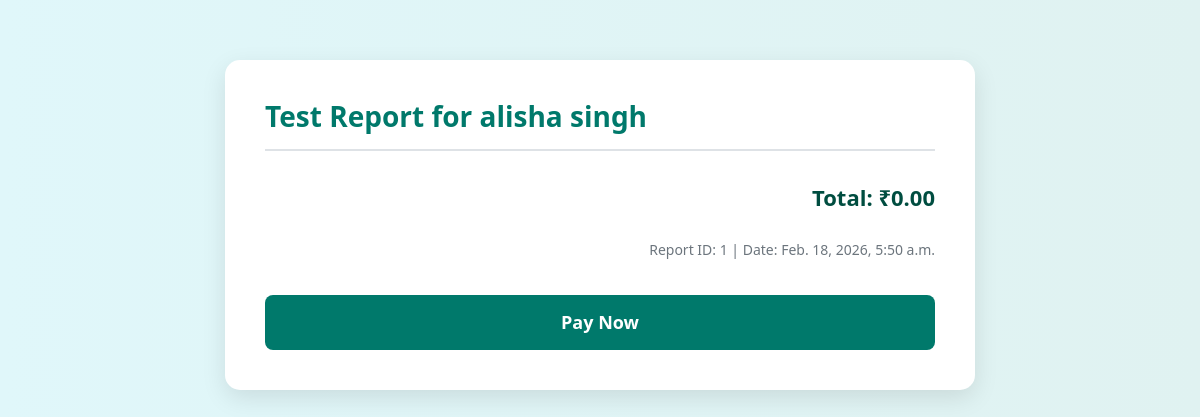
The app's page /patient/test_report (signed in) with its own data.
### Patient/models.py (models this page shows, shortened)
class PatientTestReport(models.Model):
    report_id = models.AutoField (primary_key=True)
    patient = models. ForeignKey (Register_Master, on_delete=models.CASCADE)
    tests = models. ManyToManyField (Laboratory_test)
    total_price = models. DecimalField(max_digits=10, decimal_places=2)
    created_at = models.DateTimeField (auto_now_add=True)

### REGISTER/models.py (models this page shows, shortened)
class Register_Master(models.Model):
    Reg_id=models.AutoField(primary_key=True)
    Name=models.CharField(max_length=30)
    Email=models.CharField(max_length=30,unique=True)
    Mobile=models.CharField(max_length=30)
    Password=models.CharField(max_length=40)
    Dob=models.DateField()
    Gender=models.CharField(max_length=10)
    Address=models.CharField(max_length=100)
    Role_name=models.CharField(max_length=30)
    created_at = models.DateTimeField(default=timezone.now)

### Patient/views.py (the view)
# urls.py: path('test_report',views.test_report,name="test_report")
def test_report(request):
    report_id = request.session.get("last_report_id")
    report = PatientTestReport.objects.get(pk=report_id)
    return render (request, "test_report.html", {
    "report": report,
    "tests": report.tests.all(),
    "total_price": report.total_price
})

### Patient/templates/test_report.html (shortened to what this page needs)
<!DOCTYPE html>
<html lang="en">
<head>
    <link href="https://cdn.jsdelivr.net/npm/bootstrap@5.3.2/dist/css/bootstrap.min.css" rel="stylesheet">
</head>
<body>
<div class="report-box">
    <h2>Test Report for {{ report.patient.Name }}</h2>
    <div class="total">Total: ₹{{ total_price }}</div>
    <div class="report-footer">
        Report ID: {{ report.report_id }} | Date: {{ report.created_at }}
    </div>
     <a href="#" class="pay-btn">Pay Now</a>
</div>
</body>
</html>

### Patient/templates/test_report.html (style rules this page uses)
body { background: linear-gradient(to right, #e0f7fa, #e0f2f1); font-family: 'Segoe UI', sans-serif; }
.report-box { max-width: 750px; margin: 60px auto; background: #ffffff; border-radius: 15px; box-shadow: 0 8px 25px rgba(0, 0, 0, 0.1); padding: 40px; }
.report-box h2 { font-size: 28px; font-weight: 700; margin-bottom: 30px; border-bottom: 2px solid #dee2e6; padding-bottom: 15px; color: #00796b; }
.total { font-size: 22px; font-weight: 700; margin-top: 30px; color: #004d40; text-align: right; }
.report-footer { font-size: 14px; color: #6c757d; margin-top: 25px; text-align: right; }
.pay-btn { margin-top: 35px; display: block; width: 100%; padding: 14px; font-size: 18px; font-weight: 600; border-radius: 8px; background-color: #00796b; color: white; border: none; transition: background-color 0.3s ease; text-align: center; text-decoration: none; }

### records on screen
PatientTestReport: patient.Name "alisha singh", total_price "0.00", report_id "1", created_at "Feb. 18, 2026, 5:50 a.m."
